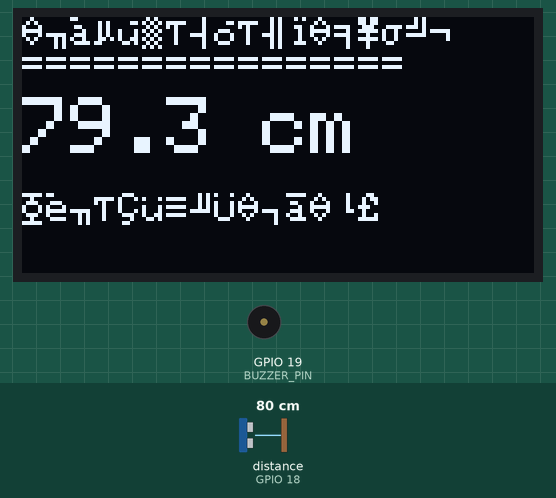
Bench run of a sketch on a simulated ESP32. On the bench: 128×64 one-colour display, buzzer (waves = sounding, pin HIGH). Wiring (inferred from the names in the program): ultrasonic range finder: trigger GPIO 5; echo GPIO 18. The test bench sets the inputs (shaded band); at power-on: distance to the obstacle (sensor on GPIO 18) 80 cm. The echo pulse lasts 58.3 µs per cm; pins used as bus, display or sensor lines are not drawn; what the sketch prints to the serial monitor is not drawn.

Above: at 3.2 s.
3.3 s: distance to the obstacle (sensor on GPIO 18) set to 4 cm
At 3.61 s:
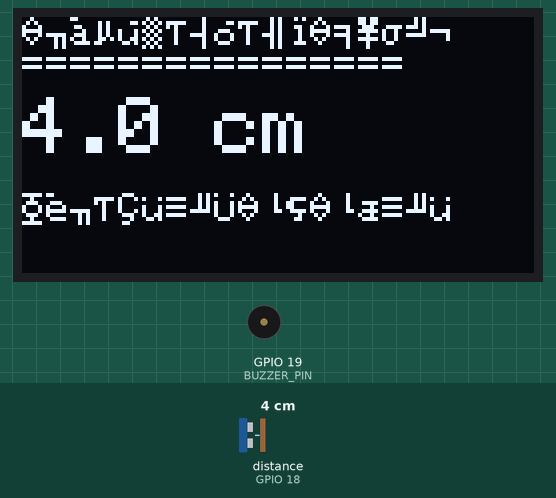
5.1 s: distance to the obstacle (sensor on GPIO 18) set to 2 cm
At 6.2 s:
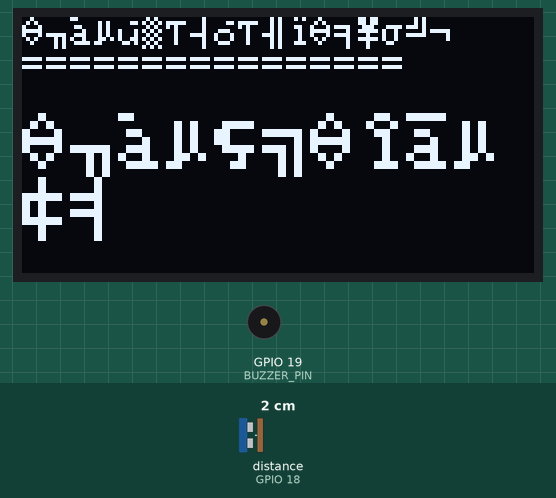
6.7 s: distance to the obstacle (sensor on GPIO 18) set to 18 cm
At 7.14 s:
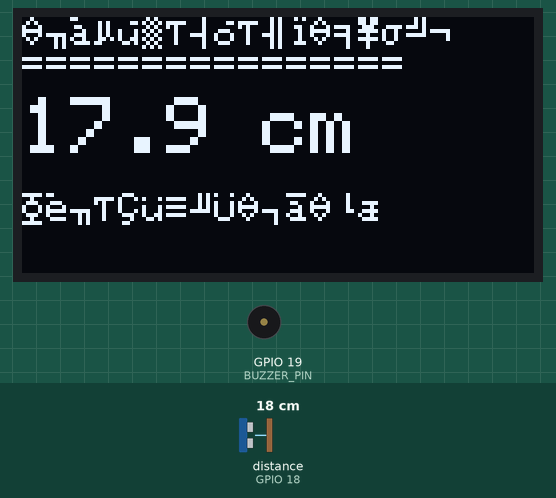
8.8 s: distance to the obstacle (sensor on GPIO 18) set to 35 cm
At 10.0 s:
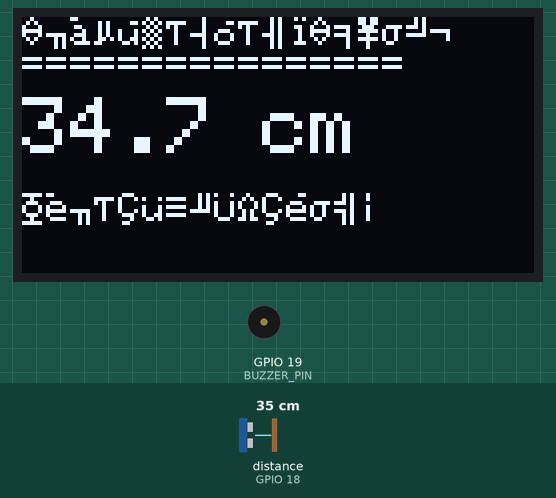
11.8 s: distance to the obstacle (sensor on GPIO 18) set to 63 cm
At 13.0 s:
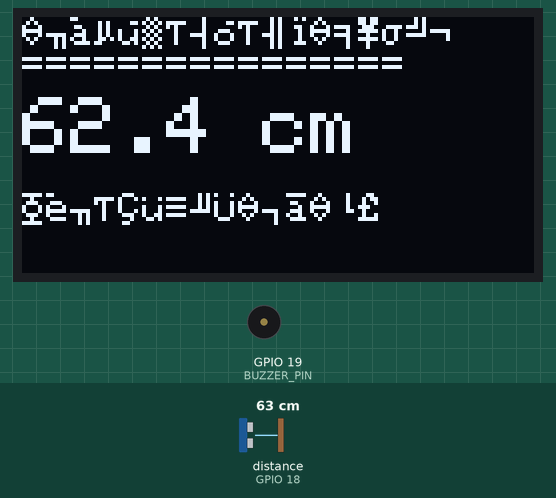
Timing chart, 0 to 15.8 s (numbered marks = the images above; inputs shaded):
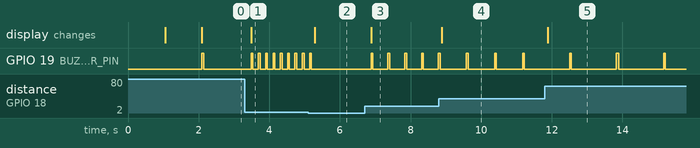

The sketch:

P05_Ultrasonic_Distance_Meter.ino
```cpp
/*
 * 综合项目 P05：超声波测距仪
 *
 * 学习目标：
 * 1. 理解 HC-SR04 超声波测距模块的工作原理
 * 2. 学会用 pulseIn() 测量超声波往返时间并换算成距离
 * 3. 学会使用 SSD1306 OLED 显示屏显示文字和数字
 * 4. 掌握根据距离变化控制蜂鸣器频率的方法
 * 5. 学会用 millis() 实现“非阻塞式”蜂鸣器和屏幕刷新
 *
 * 前置知识：
 * - 已完成教程 01、03，了解 GPIO、PWM、延时等基本概念
 * - 了解 I2C 基础（本项目在注释中会解释）
 *
 * 硬件连接：
 * - ESP32 GPIO5  →  HC-SR04 Trig（触发）
 * - ESP32 GPIO18 →  HC-SR04 Echo（回响）
 * - ESP32 5V     →  HC-SR04 VCC（供电）
 * - ESP32 GND    →  HC-SR04 GND
 * - ESP32 GPIO21 →  OLED SDA（I2C 数据线）
 * - ESP32 GPIO22 →  OLED SCL（I2C 时钟线）
 * - ESP32 3.3V   →  OLED VCC
 * - ESP32 GND    →  OLED GND
 * - ESP32 GPIO19 →  有源蜂鸣器正极
 * - ESP32 GND    →  有源蜂鸣器负极
 *
 * 如果你的 ESP32 开发板没有 5V 引脚，可以把 HC-SR04 的 VCC 接到 3.3V，
 * 但测距稳定性可能会下降，建议优先使用 5V。
 *
 * 关键概念解释：
 * - HC-SR04：一种超声波测距模块。它先发出 40kHz 的超声波脉冲，
 *   然后等待回声。通过测量从发射到接收的时间，再利用声速计算出距离。
 *   公式：距离（cm） = 时间（μs） × 0.034 / 2。
 *   除以 2 是因为声波走了“去”和“回”两段路。
 * - I2C（Inter-Integrated Circuit）：一种常用的两线通信协议，只需要
 *   两根线 SDA（数据线）和 SCL（时钟线），就可以让主设备（ESP32）和
 *   多个从设备（如 OLED）通信。每个从设备有一个唯一的 7 位地址，
 *   常见 OLED 地址是 0x3C 或 0x3D。
 * - SSD1306：一种常见的 OLED 驱动芯片，分辨率通常是 128×64 像素。
 *   它通过 I2C 与 ESP32 通信，可以显示文字、数字和简单图形。
 * - pulseIn(pin, value, timeout)：等待指定引脚出现指定电平，并返回
 *   该电平持续的时间，单位是微秒（μs）。timeout 是最大等待时间，
 *   超过这个时间就返回 0，避免程序一直卡在这里。
 * - 有源蜂鸣器：内部自带振荡电路，只要给正极通上高电平（3.3V），
 *   它就会持续发出声音。本项目中通过控制“响”与“不响”的时间间隔，
 *   来表现距离远近。
 */

// Wire.h 是 Arduino 的 I2C 库，负责 SDA/SCL 通信。
// SSD1306 OLED 通过 I2C 连接，所以必须先引入它。
#include <Wire.h>

// Adafruit_GFX 是基础图形库，Adafruit_SSD1306 是专门驱动 SSD1306 的库。
// 需要在 Arduino IDE 库管理器中安装：
// 1. "Adafruit SSD1306"
// 2. "Adafruit GFX Library"
#include <Adafruit_GFX.h>
#include <Adafruit_SSD1306.h>

// HC-SR04 触发引脚。我们向这个引脚发送一个 10μs 的高电平脉冲，模块就开始测距。
#define TRIG_PIN 5

// HC-SR04 回响引脚。模块收到回声后，会在这个引脚上输出一个高电平脉冲，
// 脉冲宽度与距离成正比。
#define ECHO_PIN 18

// 有源蜂鸣器引脚。距离越近，蜂鸣器响得越频繁。
#define BUZZER_PIN 19

// OLED 的 I2C 引脚。ESP32 默认 I2C 引脚通常是 GPIO21（SDA）和 GPIO22（SCL）。
// 如果你的开发板不同，请修改这两个宏。
#define SDA_PIN 21
#define SCL_PIN 22

// OLED 分辨率。SSD1306 常见尺寸为 128×64。
#define SCREEN_WIDTH 128
#define SCREEN_HEIGHT 64

// OLED 复位引脚。很多 I2C 模块没有复位引脚，所以设为 -1，表示不用。
#define OLED_RESET -1

// OLED 的 I2C 地址。大多数 128×64 的 SSD1306 模块是 0x3C，
// 如果屏幕不亮，可以尝试改成 0x3D。
#define SCREEN_ADDRESS 0x3C

// 测距间隔。200 毫秒刷新一次，既不会太慢，也不会让串口刷屏。
#define MEASURE_INTERVAL 200

// 蜂鸣器每次“嘀”的持续时长，单位毫秒。
#define BEEP_DURATION 50

// 创建 SSD1306 显示对象。
// 参数：宽度、高度、I2C 总线指针、复位引脚。
Adafruit_SSD1306 display(SCREEN_WIDTH, SCREEN_HEIGHT, &Wire, OLED_RESET);

// 记录上一次测距的时间，用于非阻塞定时。
unsigned long lastMeasureTime = 0;

// 蜂鸣器相关的时间变量。
unsigned long lastBeepTime = 0;

// 蜂鸣器当前是否正在“嘀”的状态。
bool beeping = false;

// 最近一次测量到的距离，单位 cm。无效时记为 -1。
// 把它定义为全局变量，measure 和 buzzer 都能访问。
float gCurrentDistance = -1.0;

// 测量距离的函数。
// 返回值是 float 类型的距离，单位厘米（cm）。
// 如果超时没有收到回声，返回 -1 表示“超出范围或测量失败”。
float measureDistance() {
  // 先把 Trig 拉低 2 微秒，确保模块处于稳定状态。
  digitalWrite(TRIG_PIN, LOW);
  delayMicroseconds(2);

  // 向 Trig 发送一个 10 微秒的高电平脉冲，命令模块开始发射超声波。
  digitalWrite(TRIG_PIN, HIGH);
  delayMicroseconds(10);
  digitalWrite(TRIG_PIN, LOW);

  // 等待 Echo 引脚变高，并测量高电平持续的时间，单位微秒。
  // 第三个参数 30000 表示最多等 30000 微秒（30 毫秒）。
  // 声速 340m/s 时，30 毫秒对应的单程距离约 5 米，足够覆盖 HC-SR04 的量程。
  unsigned long duration = pulseIn(ECHO_PIN, HIGH, 30000);

  // 如果 duration 为 0，说明在 30 毫秒内没有收到回声，可能是距离太远或没有反射面。
  if (duration == 0) {
    return -1.0;
  }

  // 声速在空气中约为 0.034 cm/μs。
  // 因为声波走了往返两段路，所以结果要除以 2。
  float distance = duration * 0.034 / 2.0;

  // HC-SR04 的可靠测量范围一般是 2cm ~ 400cm，
  // 超出这个范围的结果可信度低，统一返回 -1。
  if (distance < 2.0 || distance > 400.0) {
    return -1.0;
  }

  return distance;
}

// 根据距离更新蜂鸣器状态。
// 距离越近，蜂鸣器“嘀”的间隔越短，听起来就越急促。
// 本函数使用 millis() 非阻塞实现，不会卡住主循环。
void updateBuzzer(float distance) {
  // 如果距离无效或大于 100cm，就不响。
  if (distance < 0 || distance > 100.0) {
    digitalWrite(BUZZER_PIN, LOW);
    beeping = false;
    return;
  }

  // 把距离 0~100cm 映射到蜂鸣器间隔 100~2000 毫秒。
  // 距离为 0cm 时间隔 100ms（很急促），距离为 100cm 时间隔 2000ms（很稀疏）。
  int beepInterval = map((int)distance, 0, 100, 100, 2000);

  unsigned long now = millis();

  if (!beeping) {
    // 当前没在响，且距离上一次“嘀”已经过去了 beepInterval，就再次发出声音。
    if (now - lastBeepTime >= (unsigned long)beepInterval) {
      digitalWrite(BUZZER_PIN, HIGH);
      beeping = true;
      lastBeepTime = now;
    }
  } else {
    // 当前正在响，持续时间达到 BEEP_DURATION 后就关闭，等待下一次。
    if (now - lastBeepTime >= BEEP_DURATION) {
      digitalWrite(BUZZER_PIN, LOW);
      beeping = false;
      lastBeepTime = now;
    }
  }
}

// 在 OLED 上显示距离和提示信息。
void updateDisplay(float distance) {
  // clearDisplay() 清空显存。注意这只是清除内存中的画面，
  // 必须再调用 display.display() 才会真正显示到屏幕上。
  display.clearDisplay();

  // 设置文字大小。1 表示最小字号，适合显示多行内容。
  display.setTextSize(1);

  // 设置文字颜色。SSD1306_WHITE 表示白色像素点亮，黑色像素熄灭。
  display.setTextColor(SSD1306_WHITE);

  // 设置光标位置，单位是像素。坐标原点是屏幕左上角。
  display.setCursor(0, 0);
  display.println(F("超声波测距仪"));
  display.println(F("================"));

  if (distance < 0) {
    display.setCursor(0, 24);
    display.setTextSize(2);
    display.println(F("超出范围"));
  } else {
    display.setCursor(0, 20);
    display.setTextSize(2);
    display.print(distance, 1);  // 保留 1 位小数
    display.println(F(" cm"));

    display.setTextSize(1);
    display.setCursor(0, 44);
    if (distance < 10.0) {
      display.println(F("状态：过近！"));
    } else if (distance < 30.0) {
      display.println(F("状态：较近"));
    } else if (distance < 60.0) {
      display.println(F("状态：适中"));
    } else {
      display.println(F("状态：较远"));
    }
  }

  // 把显存内容一次性刷新到 OLED 屏幕上。
  display.display();
}

void setup() {
  Serial.begin(115200);
  delay(1000);

  Serial.println("==============================");
  Serial.println("P05：超声波测距仪");
  Serial.println("==============================");

  // 设置 Trig 为输出，Echo 为输入，蜂鸣器为输出。
  pinMode(TRIG_PIN, OUTPUT);
  pinMode(ECHO_PIN, INPUT);
  pinMode(BUZZER_PIN, OUTPUT);

  // 初始化 I2C 总线，并指定 SDA、SCL 引脚。
  // 必须在 display.begin() 之前调用，否则 OLED 可能无法识别引脚。
  Wire.begin(SDA_PIN, SCL_PIN);

  // 初始化 OLED。SSD1306_SWITCHCAPVCC 表示使用内部升压电路从 3.3V 驱动屏幕。
  // 如果初始化失败，就打印错误信息并停在这里。
  if (!display.begin(SSD1306_SWITCHCAPVCC, SCREEN_ADDRESS)) {
    Serial.println(F("OLED 初始化失败，请检查接线和 I2C 地址"));
    while (true) {
      delay(100);  // 卡住，等待用户检查硬件
    }
  }

  // 开机显示一次欢迎信息。
  display.clearDisplay();
  display.setTextSize(1);
  display.setTextColor(SSD1306_WHITE);
  display.setCursor(0, 28);
  display.println(F("  超声波测距仪\n    启动中..."));
  display.display();
  delay(1000);

  Serial.println("系统初始化完成");
}

void loop() {
  unsigned long now = millis();

  // 每隔 MEASURE_INTERVAL 测量一次距离。
  if (now - lastMeasureTime >= MEASURE_INTERVAL) {
    lastMeasureTime = now;

    gCurrentDistance = measureDistance();

    // 把结果打印到串口。
    if (gCurrentDistance < 0) {
      Serial.println("距离：超出范围 / 无回波");
    } else {
      Serial.print("距离：");
      Serial.print(gCurrentDistance, 1);
      Serial.println(" cm");
    }

    // 更新 OLED 显示。
    updateDisplay(gCurrentDistance);
  }

  // 蜂鸣器需要更频繁地检查，所以每次 loop 都执行。
  updateBuzzer(gCurrentDistance);
}

/*
 * 扩展挑战：
 * 1. 把蜂鸣器改成 PWM 驱动，距离越近音调越高，
 *    或把蜂鸣器换成无源蜂鸣器，用 ledc 输出不同频率的“滴滴”声。
 * 2. 在 OLED 上画一条随距离变化的进度条，直观显示远近。
 * 3. 加入距离记录功能：保存最近 10 次测量值，计算并显示平均距离，
 *    减少 HC-SR04 的偶然跳变。
 * 4. 当物体进入 10cm 以内时，让蜂鸣器长鸣而不是间断响，用作倒车雷达效果。
 */
```

Measured:
- the behaviour switches between 3 and 2 cm on distance to the obstacle (sensor on GPIO 18) (found by bisection; images 1 and 2)
- after the input at 3.3 s, the display: changes after 0.19 s (image 1)
- after the input at 5.1 s, GPIO 19 (BUZZER_PIN): goes on until 5.2 s, then stays LOW; the display: changes after 0.19 s (image 2)
- after the input at 6.7 s, GPIO 19 (BUZZER_PIN): alternates HIGH for 0.05 s and LOW for 0.42 s, starting after 0.19 s; the display: changes after 0.19 s (image 3)
- after the input at 8.8 s, GPIO 19 (BUZZER_PIN): alternates HIGH for 0.05 s and LOW for 0.75 s, starting after 0.78 s; the display: changes after 0.09 s (image 4)
- after the input at 11.8 s, GPIO 19 (BUZZER_PIN): alternates HIGH for 0.05 s and LOW for 1.3 s, starting after 0.70 s; the display: changes after 0.09 s (image 5)
- by itself, GPIO 19 (BUZZER_PIN): alternates HIGH for 0.05 s and LOW for 0.16 s
